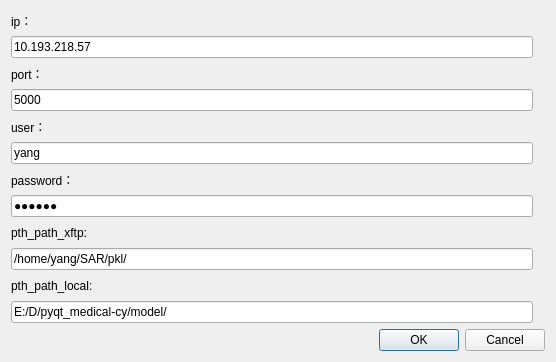
<?xml version="1.0" encoding="UTF-8"?>
<ui version="4.0">
 <class>XFTPCONNECT</class>
 <widget class="QDialog" name="XFTPCONNECT">
  <property name="geometry">
   <rect>
    <x>0</x>
    <y>0</y>
    <width>556</width>
    <height>362</height>
   </rect>
  </property>
  <property name="windowTitle">
   <string>XFTPCONNECT</string>
  </property>
  <layout class="QGridLayout" name="gridLayout">
   <item row="2" column="0">
    <widget class="QLabel" name="label_2">
     <property name="text">
      <string>port：</string>
     </property>
    </widget>
   </item>
   <item row="11" column="0" colspan="2">
    <widget class="QLabel" name="label_6">
     <property name="text">
      <string>pth_path_local:</string>
     </property>
    </widget>
   </item>
   <item row="1" column="0">
    <widget class="QLineEdit" name="lineEdit">
     <property name="text">
      <string>10.193.218.57</string>
     </property>
    </widget>
   </item>
   <item row="3" column="0">
    <widget class="QLineEdit" name="lineEdit_2">
     <property name="text">
      <string>5000</string>
     </property>
    </widget>
   </item>
   <item row="6" column="0">
    <widget class="QLineEdit" name="lineEdit_3">
     <property name="text">
      <string>yang</string>
     </property>
    </widget>
   </item>
   <item row="10" column="0">
    <widget class="QLineEdit" name="lineEdit_5">
     <property name="text">
      <string>/home/yang/SAR/pkl/</string>
     </property>
    </widget>
   </item>
   <item row="0" column="0">
    <widget class="QLabel" name="label">
     <property name="text">
      <string>ip：</string>
     </property>
    </widget>
   </item>
   <item row="7" column="0">
    <widget class="QLabel" name="label_4">
     <property name="text">
      <string>password：</string>
     </property>
    </widget>
   </item>
   <item row="9" column="0" colspan="2">
    <widget class="QLabel" name="label_5">
     <property name="text">
      <string>pth_path_xftp:</string>
     </property>
    </widget>
   </item>
   <item row="5" column="0">
    <widget class="QLabel" name="label_3">
     <property name="text">
      <string>user：</string>
     </property>
    </widget>
   </item>
   <item row="13" column="0" colspan="3">
    <widget class="QDialogButtonBox" name="buttonBox">
     <property name="orientation">
      <enum>Qt::Horizontal</enum>
     </property>
     <property name="standardButtons">
      <set>QDialogButtonBox::Cancel|QDialogButtonBox::Ok</set>
     </property>
    </widget>
   </item>
   <item row="8" column="0">
    <widget class="QLineEdit" name="lineEdit_4">
     <property name="text">
      <string>123456</string>
     </property>
     <property name="echoMode">
      <enum>QLineEdit::Password</enum>
     </property>
    </widget>
   </item>
   <item row="12" column="0">
    <widget class="QLineEdit" name="lineEdit_6">
     <property name="text">
      <string>E:/D/pyqt_medical-cy/model/</string>
     </property>
    </widget>
   </item>
  </layout>
 </widget>
 <resources/>
 <connections>
  <connection>
   <sender>buttonBox</sender>
   <signal>accepted()</signal>
   <receiver>XFTPCONNECT</receiver>
   <slot>accept()</slot>
   <hints>
    <hint type="sourcelabel">
     <x>248</x>
     <y>254</y>
    </hint>
    <hint type="destinationlabel">
     <x>157</x>
     <y>274</y>
    </hint>
   </hints>
  </connection>
  <connection>
   <sender>buttonBox</sender>
   <signal>rejected()</signal>
   <receiver>XFTPCONNECT</receiver>
   <slot>reject()</slot>
   <hints>
    <hint type="sourcelabel">
     <x>316</x>
     <y>260</y>
    </hint>
    <hint type="destinationlabel">
     <x>286</x>
     <y>274</y>
    </hint>
   </hints>
  </connection>
 </connections>
</ui>
